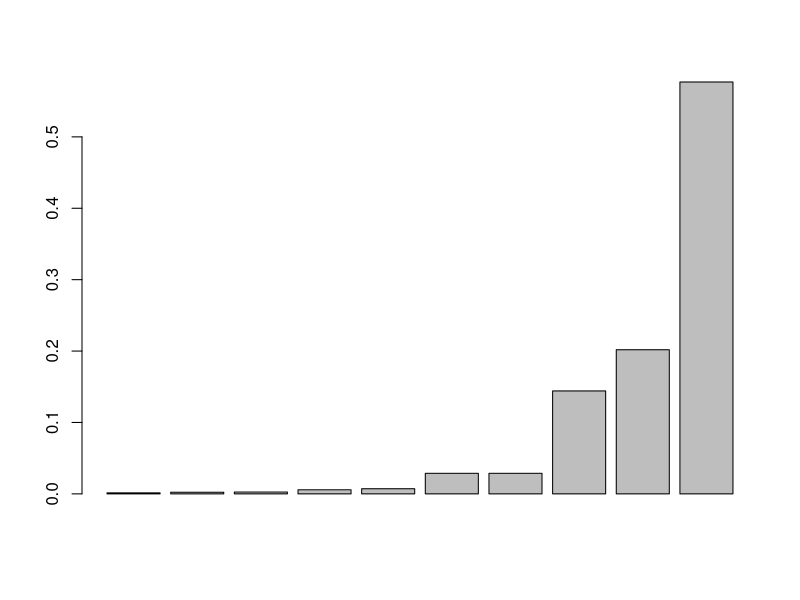

This chart was generated by the following R code: (Note: this script raises an error after producing the figure.)


# To Avoid Large Losses:
# 1) Seek diversified portfolios


#1) Portfolio Weights & Returns
#2) Portfolio Performance Evaluation
#3) Drivers of Performance
#4) Portfolio Optimization

# Important Packages: TS packages(xtz, zoo), PerformanceAnalytics

### WEIGHTS ###
###############
# Define marketcaps
 marketcaps = c(5,8,9,20,25,100,100,500,700,2000)

# Compute the weights
weights = marketcaps/sum(marketcaps)

# Inspect summary statistics
summary(weights)

# Create a barplot of weights
barplot(weights)

### RETURNS ###
###############
# Vector of initial value of the assets
in_values <- c(1000,5000,2000)

# Vector of final values of the assets
fin_values <- c(1100,4500,3000)

# Weights as the proportion of total value invested in each assets
weights <- in_values/sum(in_values)

# Vector of simple returns of the assets
returns <- (fin_values - in_values)/in_values

# Compute portfolio return using the portfolio return formula
preturns <- sum(weights*returns)

 ### EVALUATION ###
 ##################
# Return.calculate(xts(prices)) : To compute the asset returns
# TS of prices as XTS object in Date Structure YYYY-MM-DD
# You get a TS of returns as a result of feeding prices

# Return.portfolio() : To compute the portfolio return
# Need to other set the initial weights & NOT intervene OR do rebalancing
# Takes R, weights, and rebalance_on arguments


# NEW CREATION
# Create the weights
eq_weights <- c(.5, .5)

# Create a portfolio using buy and hold
pf_bh <- Return.portfolio(R = returns, weights = eq_weights)

# Create a portfolio rebalancing monthly
pf_rebal <- Return.portfolio(R = returns, weights = eq_weights, rebalance_on = "months")

# Plot the time-series
par(mfrow = c(2, 1), mar = c(2, 4, 2, 2))
plot.zoo(pf_bh)
plot.zoo(pf_rebal)


# NEW CREATION
# Create the weights
eq_weights <- c(.5,.5)

# Create a portfolio using buy and hold
pf_bh <- Return.portfolio(returns, weights = eq_weights, verbose = TRUE )

# Create a portfolio that rebalances monthly
pf_rebal <- Return.portfolio(returns, weights = eq_weights, rebalance_on = "months", verbose = TRUE )

# Create eop_weight_bh
eop_weight_bh = pf_bh$EOP.Weight

# Create eop_weight_rebal
eop_weight_rebal = pf_rebal$EOP.Weight

# Plot end of period weights
par(mfrow = c(2, 1), mar=c(2, 4, 2, 2))
plot.zoo(eop_weight_bh$AAPL)
plot.zoo(eop_weight_rebal$AAPL)


# NEW CREATION
# Convert the daily frequency of sp500 to monthly frequency: sp500_monthly
sp500_monthly <- to.monthly(sp500)

# Print the first six rows of sp500_monthly
head(sp500_monthly)

# Create sp500_returns using Return.calculate using the closing prices
sp500_returns <- Return.calculate(sp500_monthly[,4])

# Time series plot
plot.zoo(sp500_returns)

# Produce the year x month table
table.CalendarReturns(sp500_returns)


# NEW CREATION
# Compute the mean monthly returns
mean(sp500_returns)

# Compute the geometric mean of monthly returns
mean.geometric(sp500_returns)

# Compute the standard deviation
sd(sp500_returns)


# NEW CREATION--SHARPE RATIO
# Compute the annualized risk free rate
annualized_rf <- (1 + rf)^12 - 1

# Plot the annualized risk free rate
plot.zoo(annualized_rf)

# Compute the series of excess portfolio returns
sp500_excess <- sp500_returns - rf

# Compare the mean
mean(sp500_returns)
mean(sp500_excess)

# Compute the Sharpe ratio
sp500_sharpe <- mean(sp500_excess) / sd(sp500_returns)

# Compute the annualized mean
Return.annualized(sp500_returns)

# Compute the annualized standard deviation
StdDev.annualized(sp500_returns)

# Compute the annualized Sharpe ratio: ann_sharpe
ann_sharpe <- SharpeRatio.annualized(sp500_returns)

# Compute all of the above at once using table.AnnualizedReturns()
table.AnnualizedReturns(sp500_returns)


# NEW CREATION
# Calculate the mean, volatility, and sharpe ratio of sp500_returns
returns_ann <- Return.annualized(sp500_returns)
sd_ann <- StdDev.annualized(sp500_returns)
sharpe_ann <- SharpeRatio.annualized(sp500_returns, Rf = rf)

# Plotting the 12-month rolling annualized mean
chart.RollingPerformance(R = sp500_returns, width = 12, FUN = "Return.annualized")
abline(h = returns_ann)

# Plotting the 12-month rolling annualized standard deviation
chart.RollingPerformance(R = sp500_returns, width = 12,  FUN = "StdDev.annualized")
abline(h = sd_ann)

# Plotting the 12-month rolling annualized Sharpe ratio
chart.RollingPerformance(R = sp500_returns, width = 12, FUN = "SharpeRatio.annualized", Rf = rf)
abline(h = sharpe_ann)


# TO CHART ALL THREE IN ONE GRAPH
charts.RollingPerformance(R = sp500_returns, width = 12)


# NEW CREATION
